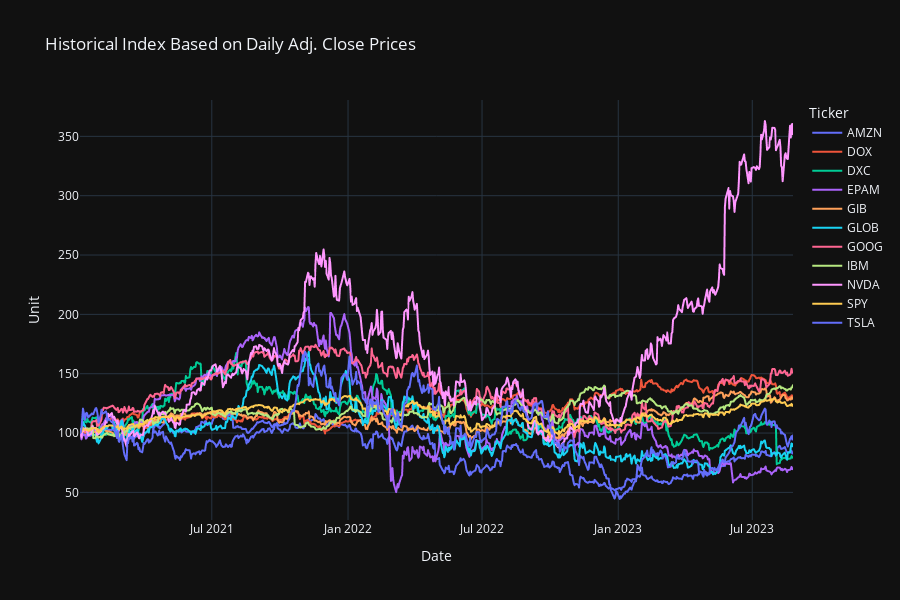

Source (notebook cell):
### Code cell
# Plot index
px.line(
    data_frame = index_df,
    title = 'Historical Index Based on Daily Adj. Close Prices',
    height = 600,
    labels = {'variable': 'Ticker', 'value': 'Unit'}
)

### Figure 1 — Plotly figure (JSON) as saved in the notebook; plotly's stock layout.template omitted (floating-point values rounded to 4 significant figures; data arrays with more than 128 entries replaced by an {"elided": "..."} marker saying what was removed)
{"data": [{"hovertemplate": "Ticker=AMZN<br>Date=%{x}<br>Unit=%{y}<extra></extra>", "legendgroup": "AMZN", "line": {"color": "#636efa", "dash": "solid"}, "marker": {"symbol": "circle"}, "mode": "lines", "name": "AMZN", "showlegend": true, "type": "scattergl", "x": {"elided": "666 str values"}, "xaxis": "x", "y": {"elided": "666 float values"}, "yaxis": "y"}, {"hovertemplate": "Ticker=DOX<br>Date=%{x}<br>Unit=%{y}<extra></extra>", "legendgroup": "DOX", "line": {"color": "#EF553B", "dash": "solid"}, "marker": {"symbol": "circle"}, "mode": "lines", "name": "DOX", "showlegend": true, "type": "scattergl", "x": {"elided": "666 str values"}, "xaxis": "x", "y": {"elided": "666 float values"}, "yaxis": "y"}, {"hovertemplate": "Ticker=DXC<br>Date=%{x}<br>Unit=%{y}<extra></extra>", "legendgroup": "DXC", "line": {"color": "#00cc96", "dash": "solid"}, "marker": {"symbol": "circle"}, "mode": "lines", "name": "DXC", "showlegend": true, "type": "scattergl", "x": {"elided": "666 str values"}, "xaxis": "x", "y": {"elided": "666 float values"}, "yaxis": "y"}, {"hovertemplate": "Ticker=EPAM<br>Date=%{x}<br>Unit=%{y}<extra></extra>", "legendgroup": "EPAM", "line": {"color": "#ab63fa", "dash": "solid"}, "marker": {"symbol": "circle"}, "mode": "lines", "name": "EPAM", "showlegend": true, "type": "scattergl", "x": {"elided": "666 str values"}, "xaxis": "x", "y": {"elided": "666 float values"}, "yaxis": "y"}, {"hovertemplate": "Ticker=GIB<br>Date=%{x}<br>Unit=%{y}<extra></extra>", "legendgroup": "GIB", "line": {"color": "#FFA15A", "dash": "solid"}, "marker": {"symbol": "circle"}, "mode": "lines", "name": "GIB", "showlegend": true, "type": "scattergl", "x": {"elided": "666 str values"}, "xaxis": "x", "y": {"elided": "666 float values"}, "yaxis": "y"}, {"hovertemplate": "Ticker=GLOB<br>Date=%{x}<br>Unit=%{y}<extra></extra>", "legendgroup": "GLOB", "line": {"color": "#19d3f3", "dash": "solid"}, "marker": {"symbol": "circle"}, "mode": "lines", "name": "GLOB", "showlegend": true, "type": "scattergl", "x": {"elided": "666 str values"}, "xaxis": "x", "y": {"elided": "666 float values"}, "yaxis": "y"}, {"hovertemplate": "Ticker=GOOG<br>Date=%{x}<br>Unit=%{y}<extra></extra>", "legendgroup": "GOOG", "line": {"color": "#FF6692", "dash": "solid"}, "marker": {"symbol": "circle"}, "mode": "lines", "name": "GOOG", "showlegend": true, "type": "scattergl", "x": {"elided": "666 str values"}, "xaxis": "x", "y": {"elided": "666 float values"}, "yaxis": "y"}, {"hovertemplate": "Ticker=IBM<br>Date=%{x}<br>Unit=%{y}<extra></extra>", "legendgroup": "IBM", "line": {"color": "#B6E880", "dash": "solid"}, "marker": {"symbol": "circle"}, "mode": "lines", "name": "IBM", "showlegend": true, "type": "scattergl", "x": {"elided": "666 str values"}, "xaxis": "x", "y": {"elided": "666 float values"}, "yaxis": "y"}, {"hovertemplate": "Ticker=NVDA<br>Date=%{x}<br>Unit=%{y}<extra></extra>", "legendgroup": "NVDA", "line": {"color": "#FF97FF", "dash": "solid"}, "marker": {"symbol": "circle"}, "mode": "lines", "name": "NVDA", "showlegend": true, "type": "scattergl", "x": {"elided": "666 str values"}, "xaxis": "x", "y": {"elided": "666 float values"}, "yaxis": "y"}, {"hovertemplate": "Ticker=SPY<br>Date=%{x}<br>Unit=%{y}<extra></extra>", "legendgroup": "SPY", "line": {"color": "#FECB52", "dash": "solid"}, "marker": {"symbol": "circle"}, "mode": "lines", "name": "SPY", "showlegend": true, "type": "scattergl", "x": {"elided": "666 str values"}, "xaxis": "x", "y": {"elided": "666 float values"}, "yaxis": "y"}, {"hovertemplate": "Ticker=TSLA<br>Date=%{x}<br>Unit=%{y}<extra></extra>", "legendgroup": "TSLA", "line": {"color": "#636efa", "dash": "solid"}, "marker": {"symbol": "circle"}, "mode": "lines", "name": "TSLA", "showlegend": true, "type": "scattergl", "x": {"elided": "666 str values"}, "xaxis": "x", "y": {"elided": "666 float values"}, "yaxis": "y"}], "layout": {"height": 600, "legend": {"title": {"text": "Ticker"}, "tracegroupgap": 0}, "title": {"text": "Historical Index Based on Daily Adj. Close Prices"}, "xaxis": {"anchor": "y", "domain": [0, 1], "title": {"text": "Date"}}, "yaxis": {"anchor": "x", "domain": [0, 1], "title": {"text": "Unit"}}}}
